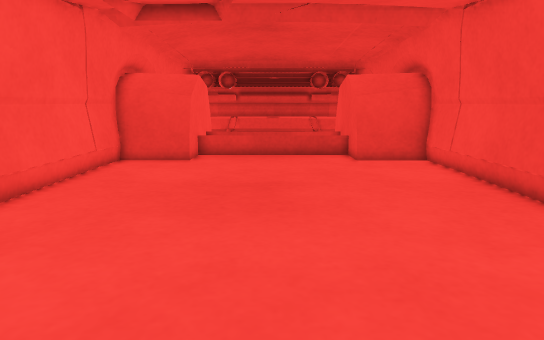
view 1 (above)

12 first-person views from a walk through a robot-simulator world made for Gazebo. The camera is 0.28 m above the floor, tilts 10° down and sees 70° across. The floor is counted in squares, 0.1 m on a side. Each view is taken from the middle of a square. On the plan, view 1 faces up. The plan holds only what a view shows up to about 20 squares ahead; the rest is blank. The place goes on beyond the plan.

view 2
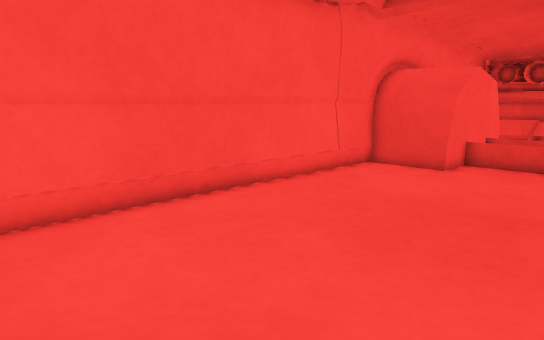

view 3
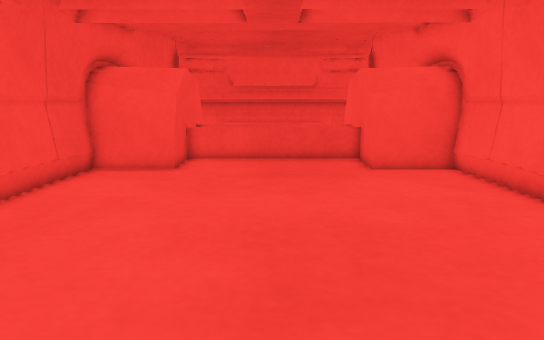

view 4
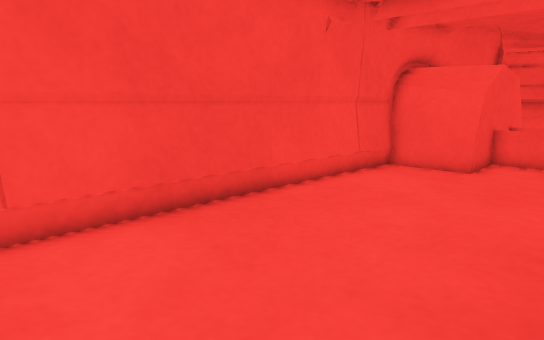

view 5
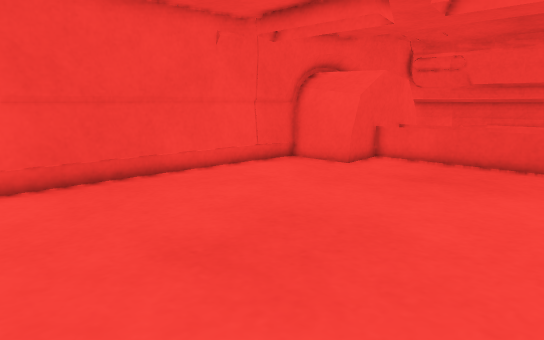

view 6
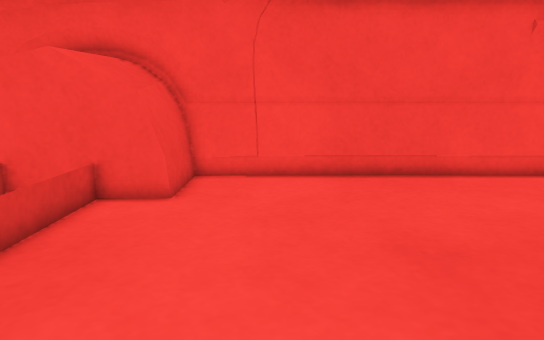

view 7
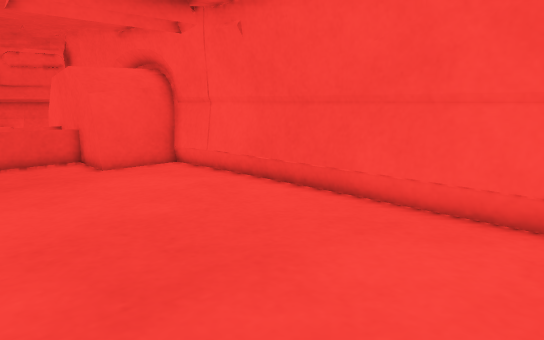

view 8
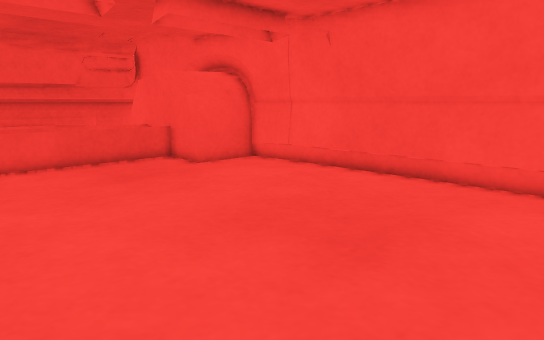

view 9
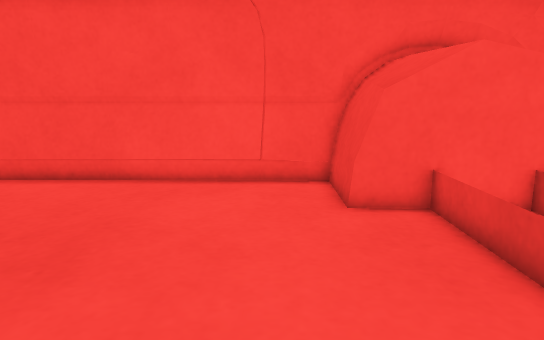

view 10
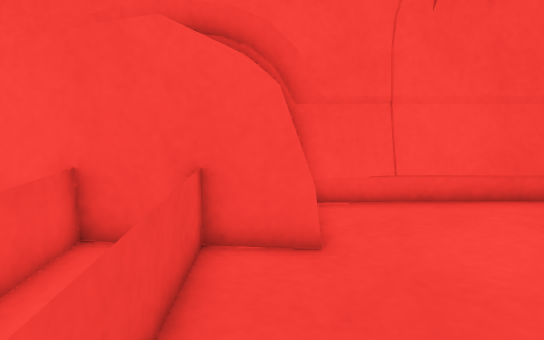

view 11
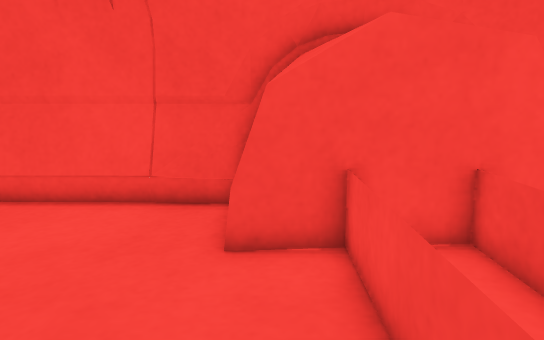

view 12
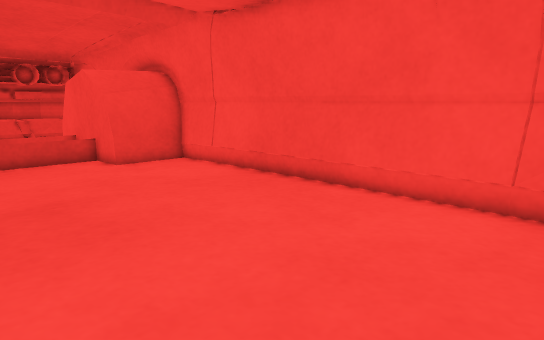

### Floor plan
Key: @ floor where view 1 was taken; # wall or solid block; . floor; = window, fence, low wall or low ledge; T thing the floor can be seen under or through.
Columns run from 8 left of view 1 to 8 right of it. Each row starts with its distance up from view 1.
 23     #       #
 22     #       #
 21    ##=======##
 20 ####=.......=####
 19 ##===.......====#
 18 #...............#
 17 #...............#
 16 #...............#
 15 #..TTTT.........#
 14 #...............#
 13 #...............#
 12 #...............#
 11 #...............#
 10 #...............#
  9 #...............#
  8 #...............#
  7 #...............#
  6 #...............#
  5 #.TTTTTT.TTTTTT.#
  4 #............TT.#
  3 #...............#
  2 #===........====#
  1 ####=.......=####
  0    ##...@...##
 -1     #=======#
 -2     #.......#
 -3     #=======#

Where each view was taken, in squares from view 1:
view 1: 0 up, 0 right, facing up
view 2: 3 up, 2 right, facing up-left
view 3: 18 up, 0 right, facing down
view 4: 18 up, 1 left, facing down-right
view 5: 17 up, 6 left, facing down-right
view 6: 16 up, 7 left, facing right
view 7: 18 up, 2 right, facing down-left
view 8: 17 up, 6 right, facing down-left
view 9: 17 up, 6 right, facing left
view 10: 1 up, 3 right, facing left
view 11: 1 up, 3 left, facing right
view 12: 2 up, 3 left, facing up-right
